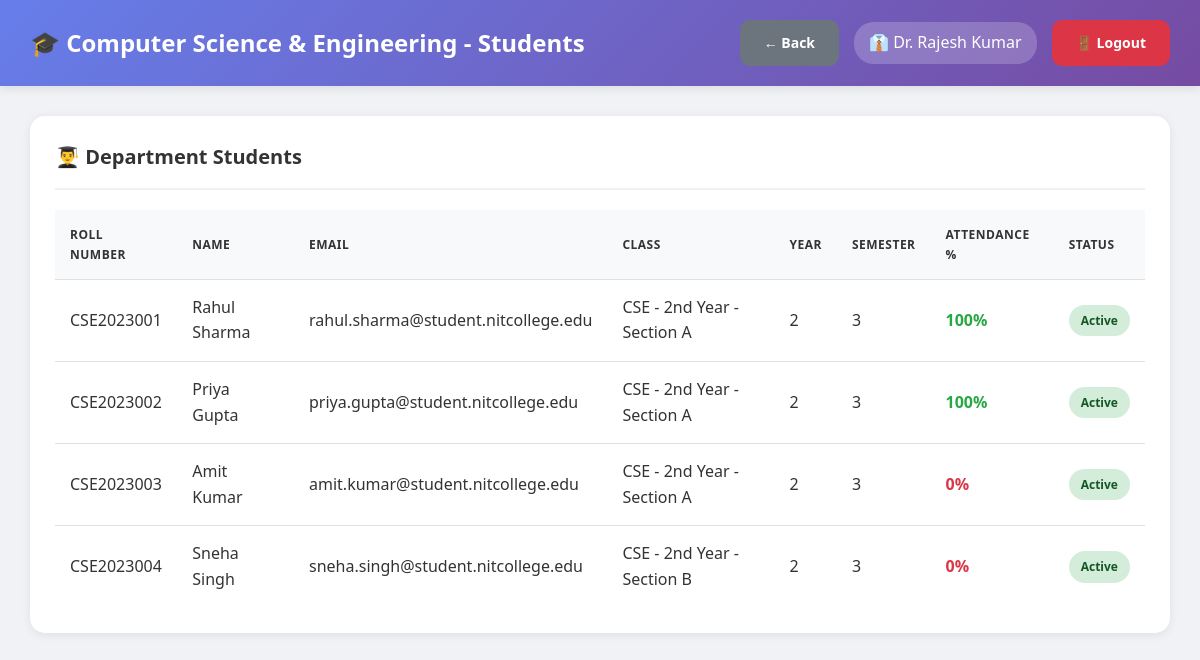
The app's page /nit_atttendance_system/hod/view_students.php (signed in) with its own data.
### tables this page shows
CREATE TABLE departments (
    id INT AUTO_INCREMENT PRIMARY KEY,
    dept_name VARCHAR(100) NOT NULL,
    dept_code VARCHAR(20) UNIQUE NOT NULL,
    hod_id INT DEFAULT NULL,
    created_at TIMESTAMP DEFAULT CURRENT_TIMESTAMP
);

CREATE TABLE users (
    id INT AUTO_INCREMENT PRIMARY KEY,
    username VARCHAR(50) UNIQUE NOT NULL,
    password VARCHAR(255) NOT NULL,
    full_name VARCHAR(100) NOT NULL,
    email VARCHAR(100) UNIQUE NOT NULL,
    phone VARCHAR(15),
    role ENUM('admin', 'hod', 'teacher') NOT NULL,
    department_id INT DEFAULT NULL,
    is_active TINYINT(1) DEFAULT 1,
    created_at TIMESTAMP DEFAULT CURRENT_TIMESTAMP,
    FOREIGN KEY (department_id) REFERENCES departments(id) ON DELETE SET NULL
);

CREATE TABLE students (
    id INT AUTO_INCREMENT PRIMARY KEY,
    roll_number VARCHAR(50) UNIQUE NOT NULL,
    full_name VARCHAR(100) NOT NULL,
    email VARCHAR(100) UNIQUE NOT NULL,
    phone VARCHAR(15),
    password VARCHAR(255) NOT NULL,
    department_id INT NOT NULL,
    class_id INT NOT NULL,
    year INT NOT NULL,
    semester INT NOT NULL,
    admission_year VARCHAR(10),
    is_active TINYINT(1) DEFAULT 1,
    created_at TIMESTAMP DEFAULT CURRENT_TIMESTAMP,
    FOREIGN KEY (department_id) REFERENCES departments(id) ON DELETE CASCADE,
    FOREIGN KEY (class_id) REFERENCES classes(id) ON DELETE CASCADE
);

CREATE TABLE classes (
    id INT AUTO_INCREMENT PRIMARY KEY,
    class_name VARCHAR(100) NOT NULL,
    department_id INT NOT NULL,
    year INT NOT NULL,
    section VARCHAR(10) NOT NULL,
    teacher_id INT NOT NULL,
    semester INT NOT NULL,
    academic_year VARCHAR(20) NOT NULL,
    created_at TIMESTAMP DEFAULT CURRENT_TIMESTAMP,
    FOREIGN KEY (department_id) REFERENCES departments(id) ON DELETE CASCADE,
    FOREIGN KEY (teacher_id) REFERENCES users(id) ON DELETE CASCADE,
    UNIQUE KEY unique_class (department_id, year, section, semester, academic_year)
);

### nit_atttendance_system/db.php (called while the page is built, shortened)
<?php
$conn = new mysqli(DB_HOST, DB_USER, DB_PASS, DB_NAME);
$conn->set_charset("utf8mb4");
$conn->query("SET time_zone = '+05:30'");
function isLoggedIn() {
    return isset($_SESSION['user_id']) && isset($_SESSION['role']);
}
function getCurrentUser() {
    global $conn;
    $user_id = $_SESSION['user_id'];
    $role = $_SESSION['role'];
    if ($role === 'student') {
        $query = "SELECT * FROM students WHERE id = ?";
    } elseif ($role === 'parent') {
        $query = "SELECT * FROM parents WHERE id = ?";
    } else {
        $query = "SELECT * FROM users WHERE id = ?";
    }
    $stmt = $conn->prepare($query);
    $stmt->bind_param("i", $user_id);
    $stmt->execute();
    $result = $stmt->get_result();
    return $result->fetch_assoc();
}
?>

### nit_atttendance_system/hod/view_students.php (the view, shortened to what this page needs)
<?php
require_once '../db.php';
$user = getCurrentUser();
$department_id = $_SESSION['department_id'];
$dept_query = "SELECT * FROM departments WHERE id = $department_id";
$department = $conn->query($dept_query)->fetch_assoc();
$students_query = "SELECT s.*, c.class_name,
                   (SELECT COUNT(*) FROM student_attendance WHERE student_id = s.id) as total_attendance,
                   (SELECT COUNT(*) FROM student_attendance WHERE student_id = s.id AND status = 'present') as present_count
                   FROM students s
                   LEFT JOIN classes c ON s.class_id = c.id
                   WHERE s.department_id = $department_id AND s.is_active = 1
                   ORDER BY s.roll_number";
$students = $conn->query($students_query);
?>
<!DOCTYPE html>
<html lang="en">
<head>
    <link rel="stylesheet" href="../assets/style.css">
</head>
<body class="dashboard-container">
    <nav class="navbar">
        <div>
            <h1>🎓 <?php echo htmlspecialchars($department['dept_name']); ?> - Students</h1>
        </div>
        <div class="user-info">
            <a href="index.php" class="btn btn-secondary">← Back</a>
            <span>👔 <?php echo htmlspecialchars($user['full_name']); ?></span>
            <a href="../logout.php" class="btn btn-danger">🚪 Logout</a>
        </div>
    </nav>
    <div class="main-content">
        <div class="table-container">
            <h3>👨‍🎓 Department Students</h3>
            <?php if ($students->num_rows > 0): ?>
                <table>
                    <thead>
                        <tr>
                            <th>Roll Number</th>
                            <th>Name</th>
                            <th>Email</th>
                            <th>Class</th>
                            <th>Year</th>
                            <th>Semester</th>
                            <th>Attendance %</th>
                            <th>Status</th>
                        </tr>
                    </thead>
                    <tbody>
                        <?php while ($student = $students->fetch_assoc()):
                            $attendance_percentage = $student['total_attendance'] > 0
                                ? round(($student['present_count'] / $student['total_attendance']) * 100, 2)
                                : 0;
                        ?>
                        <tr>
                            <td><?php echo htmlspecialchars($student['roll_number']); ?></td>
                            <td><?php echo htmlspecialchars($student['full_name']); ?></td>
                            <td><?php echo htmlspecialchars($student['email']); ?></td>
                            <td><?php echo htmlspecialchars($student['class_name']); ?></td>
                            <td><?php echo $student['year']; ?></td>
                            <td><?php echo $student['semester']; ?></td>
                            <td>
                                <strong style="color: <?php echo $attendance_percentage >= 75 ? '#28a745' : '#dc3545'; ?>">
                                    <?php echo $attendance_percentage; ?>%
                                </strong>
                            </td>
                            <td><span class="badge badge-success">Active</span></td>
                        </tr>
                        <?php endwhile; ?>
                    </tbody>
                </table>
            <?php else: ?>
                <div class="alert alert-info">No students found in this department.</div>
            <?php endif; ?>
        </div>
    </div>
</body>
</html>

### nit_atttendance_system/assets/style.css (style rules this page uses)
* { margin: 0; padding: 0; box-sizing: border-box; }
body { font-family: 'Segoe UI', Tahoma, Geneva, Verdana, sans-serif; background: #f0f2f5; color: #333; line-height: 1.6; }
.btn { padding: 12px 24px; border: none; border-radius: 10px; font-size: 14px; font-weight: 600; cursor: pointer; transition: all 0.3s ease; text-decoration: none; display: inline-block; text-align: center; }
.btn-danger { background: #dc3545; color: white; }
.btn-secondary { background: #6c757d; color: white; }
.dashboard-container { background: #f0f2f5; min-height: 100vh; }
.navbar { background: linear-gradient(135deg, #667eea 0%, #764ba2 100%); color: white; padding: 20px 30px; display: flex; justify-content: space-between; align-items: center; box-shadow: 0 2px 10px rgba(0, 0, 0, 0.1); position: sticky; top: 0; z-index: 100; }
.navbar h1 { font-size: 24px; font-weight: 600; }
.navbar .user-info { display: flex; align-items: center; gap: 15px; }
.navbar .user-info span { background: rgba(255, 255, 255, 0.2); padding: 8px 15px; border-radius: 20px; }
.main-content { padding: 30px; max-width: 1400px; margin: 0 auto; }
.main-content h3 { margin-bottom: 20px; color: #333; font-size: 20px; }
.table-container { background: white; border-radius: 15px; padding: 25px; box-shadow: 0 2px 10px rgba(0, 0, 0, 0.08); overflow-x: auto; margin-bottom: 30px; }
.table-container h3 { margin-bottom: 20px; color: #333; font-size: 20px; padding-bottom: 15px; border-bottom: 2px solid #f0f0f0; }
table { width: 100%; border-collapse: collapse; }
table thead { background: #f8f9fa; }
table th, table td { padding: 15px; text-align: left; border-bottom: 1px solid #e0e0e0; }
table th { font-weight: 600; color: #333; text-transform: uppercase; font-size: 12px; letter-spacing: 0.5px; }
table tr:last-child td { border-bottom: none; }
.badge { padding: 6px 12px; border-radius: 20px; font-size: 12px; font-weight: 600; display: inline-block; }
.badge-success { background: #d4edda; color: #155724; }

### records on screen
departments: dept_name "Computer Science & Engineering"
users: full_name "Dr. Rajesh Kumar"
students: roll_number "CSE2023001", full_name "Rahul Sharma", email "rahul.sharma@student.nitcollege.edu", class.class_name "CSE - 2nd Year - Section A", year "2", semester "3", attendance_percentage "100"
students: roll_number "CSE2023002", full_name "Priya Gupta", email "priya.gupta@student.nitcollege.edu", class.class_name "CSE - 2nd Year - Section A", year "2", semester "3", attendance_percentage "100"
students: roll_number "CSE2023003", full_name "Amit Kumar", email "amit.kumar@student.nitcollege.edu", class.class_name "CSE - 2nd Year - Section A", year "2", semester "3", attendance_percentage "0"
students: roll_number "CSE2023004", full_name "Sneha Singh", email "sneha.singh@student.nitcollege.edu", class.class_name "CSE - 2nd Year - Section B", year "2", semester "3", attendance_percentage "0"
